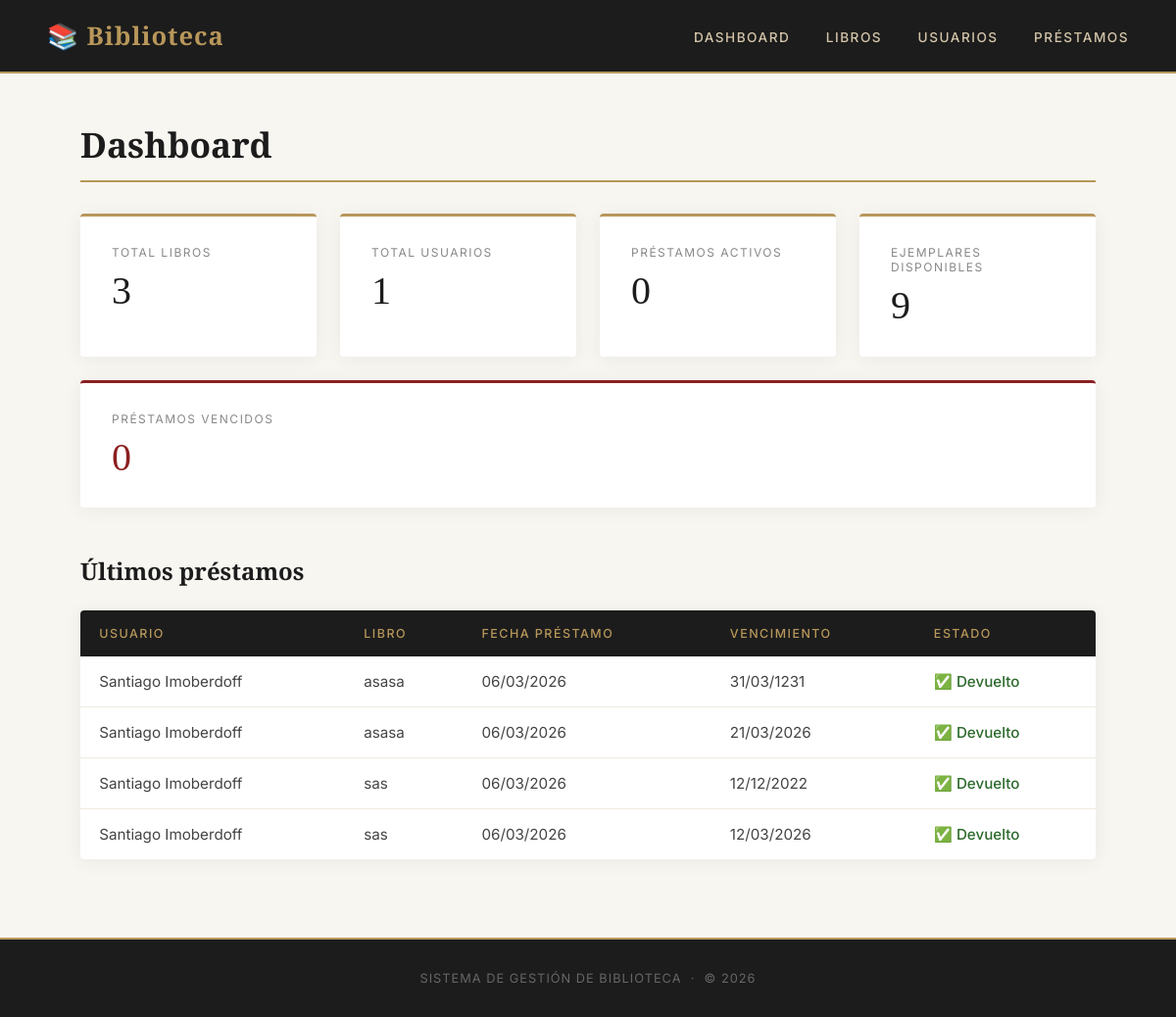
Page /dashboard on the earlier database version.
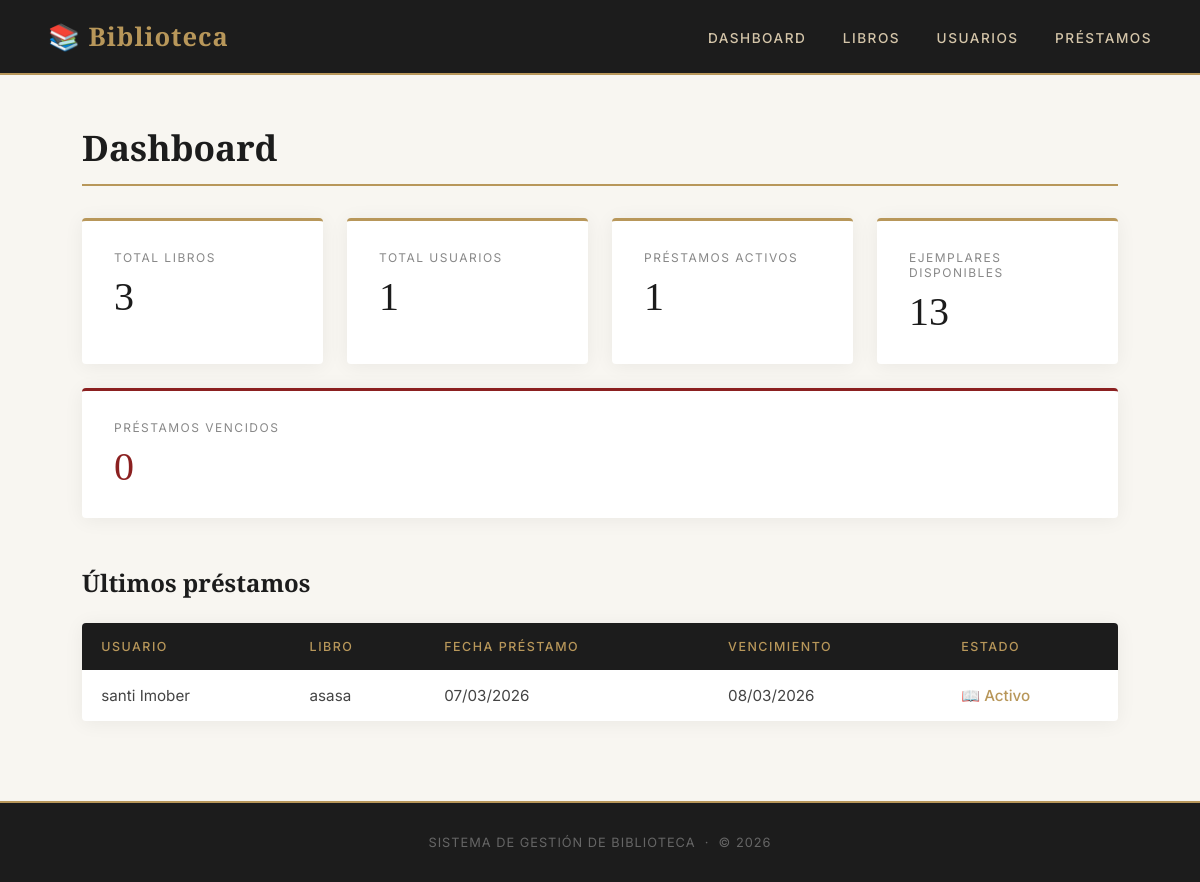
Same page on the later database version.
### app/models/prestamo.py (models this page shows)
class Prestamo(db.Model):
    __tablename__ = 'prestamos'
    id = db.Column(db.Integer, primary_key=True)
    id_libro = db.Column(db.Integer, db.ForeignKey('libros.id'), nullable=False)
    fecha_prestamo = db.Column(db.DateTime, nullable=False)
    fecha_vencimiento = db.Column(db.DateTime, nullable=False)
    fecha_devolucion = db.Column(db.DateTime, nullable=True)
    id_usuario = db.Column(db.Integer, db.ForeignKey('usuarios.id'), nullable=False)
    libro = db.relationship('Libro', backref='prestamos')
    usuario = db.relationship('Usuario', backref='prestamos')

### app/models/usuario.py (models this page shows)
class Usuario(db.Model):
    __tablename__ = 'usuarios'
    id = db.Column(db.Integer, primary_key=True)
    nombre = db.Column(db.String(200), nullable=False)
    apellido = db.Column(db.String(100), nullable=False)
    direccion = db.Column(db.String(100), nullable=False)
    telefono = db.Column(db.String(100), nullable=False)

### app/models/libro.py (models this page shows)
class Libro(db.Model):
    __tablename__ = 'libros'
    id = db.Column(db.Integer, primary_key=True)
    titulo = db.Column(db.String(200), nullable=False)
    autor = db.Column(db.String(100), nullable=False)
    editorial = db.Column(db.String(100), nullable=False)
    anio_publicacion = db.Column(db.Integer, nullable=False)
    cantidad_ejemplares = db.Column(db.Integer, nullable=False)

### app/routes/dashboard.py (the view)
@dashboard_bp.route('/dashboard')
def index():
    total_libros = Libro.query.count()
    total_usuarios = Usuario.query.count()
    total_prestamos_activos = Prestamo.query.filter_by(fecha_devolucion=None).count()
    total_ejemplares = db.session.query(db.func.sum(Libro.cantidad_ejemplares)).scalar() or 0
    prestamos_vencidos = Prestamo.query.filter(
        Prestamo.fecha_devolucion == None,
        Prestamo.fecha_vencimiento < datetime.now()
    ).count()
    ultimos_prestamos = Prestamo.query.order_by(
        Prestamo.fecha_prestamo.desc()
    ).limit(5).all()
    return render_template('dashboard.html',
        total_libros=total_libros,
        total_usuarios=total_usuarios,
        total_prestamos_activos=total_prestamos_activos,
        total_ejemplares=total_ejemplares,
        prestamos_vencidos=prestamos_vencidos,
        ultimos_prestamos=ultimos_prestamos,
        now=datetime.now()
    )

### app/templates/dashboard.html (shortened to what this page needs)
{% extends 'base.html' %}
{% block content %}
<h1>Dashboard</h1>
<div style="display: flex; gap: 1.5rem; flex-wrap: wrap; margin-bottom: 3rem;">
    <div style="background: white; border-radius: 4px; padding: 1.8rem 2rem; flex: 1; min-width: 200px; box-shadow: 0 2px 20px rgba(0,0,0,0.06); border-top: 3px solid #b8975a;">
        <p style="font-size: 0.75rem; letter-spacing: 1.5px; text-transform: uppercase; color: #888; margin-bottom: 0.5rem;">Total Libros</p>
        <p style="font-family: 'Playfair Display', serif; font-size: 2.5rem; color: #1c1c1c;">{{ total_libros }}</p>
    </div>
    <div style="background: white; border-radius: 4px; padding: 1.8rem 2rem; flex: 1; min-width: 200px; box-shadow: 0 2px 20px rgba(0,0,0,0.06); border-top: 3px solid #b8975a;">
        <p style="font-size: 0.75rem; letter-spacing: 1.5px; text-transform: uppercase; color: #888; margin-bottom: 0.5rem;">Total Usuarios</p>
        <p style="font-family: 'Playfair Display', serif; font-size: 2.5rem; color: #1c1c1c;">{{ total_usuarios }}</p>
    </div>
    <div style="background: white; border-radius: 4px; padding: 1.8rem 2rem; flex: 1; min-width: 200px; box-shadow: 0 2px 20px rgba(0,0,0,0.06); border-top: 3px solid #b8975a;">
        <p style="font-size: 0.75rem; letter-spacing: 1.5px; text-transform: uppercase; color: #888; margin-bottom: 0.5rem;">Préstamos Activos</p>
        <p style="font-family: 'Playfair Display', serif; font-size: 2.5rem; color: #1c1c1c;">{{ total_prestamos_activos }}</p>
    </div>
    <div style="background: white; border-radius: 4px; padding: 1.8rem 2rem; flex: 1; min-width: 200px; box-shadow: 0 2px 20px rgba(0,0,0,0.06); border-top: 3px solid #b8975a;">
        <p style="font-size: 0.75rem; letter-spacing: 1.5px; text-transform: uppercase; color: #888; margin-bottom: 0.5rem;">Ejemplares Disponibles</p>
        <p style="font-family: 'Playfair Display', serif; font-size: 2.5rem; color: #1c1c1c;">{{ total_ejemplares }}</p>
    </div>
    <div style="background: white; border-radius: 4px; padding: 1.8rem 2rem; flex: 1; min-width: 200px; box-shadow: 0 2px 20px rgba(0,0,0,0.06); border-top: 3px solid #8b2020;">
        <p style="font-size: 0.75rem; letter-spacing: 1.5px; text-transform: uppercase; color: #888; margin-bottom: 0.5rem;">Préstamos Vencidos</p>
        <p style="font-family: 'Playfair Display', serif; font-size: 2.5rem; color: #8b2020;">{{ prestamos_vencidos }}</p>
    </div>
</div>
<h2 style="font-family: 'Playfair Display', serif; color: #1c1c1c; margin-bottom: 1.5rem; font-size: 1.5rem;">Últimos préstamos</h2>
<table>
    <thead>
        <tr>
            <th>Usuario</th>
            <th>Libro</th>
            <th>Fecha préstamo</th>
            <th>Vencimiento</th>
            <th>Estado</th>
        </tr>
    </thead>
    <tbody>
        {% for prestamo in ultimos_prestamos %}
        <tr>
            <td>{{ prestamo.usuario.nombre }} {{ prestamo.usuario.apellido }}</td>
            <td>{{ prestamo.libro.titulo }}</td>
            <td>{{ prestamo.fecha_prestamo.strftime('%d/%m/%Y') }}</td>
            <td>{{ prestamo.fecha_vencimiento.strftime('%d/%m/%Y') }}</td>
            <td>
                {% if prestamo.fecha_devolucion %}
                    <span style="color: #2d6a2d; font-weight: 500;">✅ Devuelto</span>
                {% elif prestamo.fecha_vencimiento < now %}
                    <span style="color: #8b2020; font-weight: 500;">⚠️ Vencido</span>
                {% else %}
                    <span style="color: #b8975a; font-weight: 500;">📖 Activo</span>
                {% endif %}
            </td>
        </tr>
        {% endfor %}
    </tbody>
</table>
{% endblock %}

### app/templates/base.html (shortened to what this page needs)
<!DOCTYPE html>
<html lang="es">
<head>
</head>
<body>
    <nav>
        <a href="/" class="logo">📚 Biblioteca</a>
        <div class="nav-links">
            <a href="/dashboard">Dashboard</a>
            <a href="/libros/">Libros</a>
            <a href="/usuarios/">Usuarios</a>
            <a href="/prestamos/">Préstamos</a>
        </div>
    </nav>
    <div class="container">
        {% block content %}{% endblock %}
    </div>
    <footer>
        <p>SISTEMA DE GESTIÓN DE BIBLIOTECA &nbsp;·&nbsp; © 2026</p>
    </footer>
</body>
</html>

### app/templates/base.html (style rules this page uses)
* { margin: 0; padding: 0; box-sizing: border-box; }
body { font-family: 'Inter', sans-serif; background: #f8f6f1; min-height: 100vh; color: #2c2c2c; }
nav { background: #1c1c1c; padding: 1.2rem 3rem; display: flex; justify-content: space-between; align-items: center; border-bottom: 2px solid #b8975a; }
nav .logo { color: #b8975a; font-family: 'Playfair Display', serif; font-size: 1.6rem; font-weight: 600; text-decoration: none; letter-spacing: 1px; }
nav .nav-links a { color: #d4c5a9; text-decoration: none; margin-left: 2rem; font-size: 0.85rem; font-weight: 500; letter-spacing: 1.5px; text-transform: uppercase; transition: color 0.3s; }
.container { max-width: 1100px; margin: 3rem auto; padding: 0 2rem; }
h1 { font-family: 'Playfair Display', serif; color: #1c1c1c; margin-bottom: 2rem; font-size: 2.2rem; font-weight: 600; border-bottom: 2px solid #b8975a; padding-bottom: 0.8rem; }
table { width: 100%; border-collapse: collapse; background: white; border-radius: 4px; overflow: hidden; box-shadow: 0 2px 20px rgba(0,0,0,0.06); }
th { background: #1c1c1c; color: #b8975a; padding: 1rem 1.2rem; text-align: left; font-size: 0.78rem; letter-spacing: 1.5px; text-transform: uppercase; font-weight: 500; }
td { padding: 1rem 1.2rem; border-bottom: 1px solid #f0ebe0; color: #444; font-size: 0.95rem; }
tr:last-child td { border-bottom: none; }
footer { background: #1c1c1c; color: #666; text-align: center; padding: 2rem; font-size: 0.8rem; letter-spacing: 1px; margin-top: 5rem; border-top: 2px solid #b8975a; }

Differences in the rows shown:
removed Prestamo: usuario.nombre "Santiago", usuario.apellido "Imoberdoff", libro.titulo "asasa", fecha_prestamo "06/03/2026", fecha_vencimiento "31/03/1231", shows "✅ Devuelto"
removed Prestamo: usuario.nombre "Santiago", usuario.apellido "Imoberdoff", libro.titulo "asasa", fecha_prestamo "06/03/2026", fecha_vencimiento "21/03/2026", shows "✅ Devuelto"
removed Prestamo: usuario.nombre "Santiago", usuario.apellido "Imoberdoff", libro.titulo "sas", fecha_prestamo "06/03/2026", fecha_vencimiento "12/12/2022", shows "✅ Devuelto"
removed Prestamo: usuario.nombre "Santiago", usuario.apellido "Imoberdoff", libro.titulo "sas", fecha_prestamo "06/03/2026", fecha_vencimiento "12/03/2026", shows "✅ Devuelto"
added Prestamo: usuario.nombre "santi", usuario.apellido "Imober", libro.titulo "asasa", fecha_prestamo "07/03/2026", fecha_vencimiento "08/03/2026", shows "📖 Activo"
Other differences:
{{ total_prestamos_activos }}: "0" → "1"
{{ total_ejemplares }}: "9" → "13"
